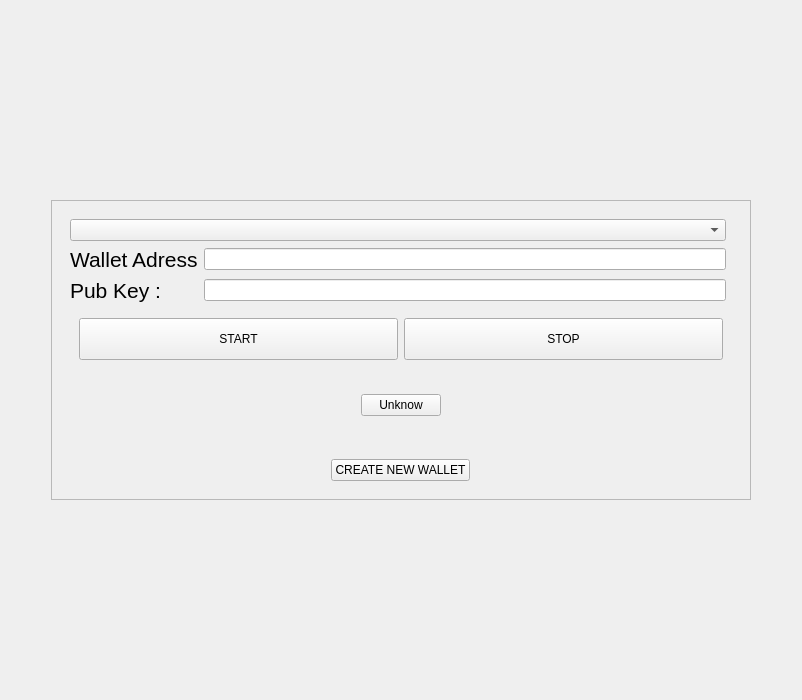
          <widget class="QWidget" name="tab_9">
           <attribute name="title">
            <string>CHAIN</string>
           </attribute>
           <layout class="QGridLayout" name="gridLayout_16">
            <item row="1" column="0">
             <spacer name="horizontalSpacer_8">
              <property name="orientation">
               <enum>Qt::Horizontal</enum>
              </property>
              <property name="sizeHint" stdset="0">
               <size>
                <width>40</width>
                <height>20</height>
               </size>
              </property>
             </spacer>
            </item>
            <item row="0" column="1">
             <spacer name="verticalSpacer_6">
              <property name="orientation">
               <enum>Qt::Vertical</enum>
              </property>
              <property name="sizeHint" stdset="0">
               <size>
                <width>20</width>
                <height>189</height>
               </size>
              </property>
             </spacer>
            </item>
            <item row="1" column="1" rowspan="2" colspan="2">
             <widget class="QFrame" name="frame_20">
              <property name="sizePolicy">
               <sizepolicy hsizetype="Maximum" vsizetype="Maximum">
                <horstretch>0</horstretch>
                <verstretch>0</verstretch>
               </sizepolicy>
              </property>
              <property name="minimumSize">
               <size>
                <width>700</width>
                <height>300</height>
               </size>
              </property>
              <property name="maximumSize">
               <size>
                <width>750</width>
                <height>400</height>
               </size>
              </property>
              <property name="frameShape">
               <enum>QFrame::StyledPanel</enum>
              </property>
              <property name="frameShadow">
               <enum>QFrame::Raised</enum>
              </property>
              <layout class="QVBoxLayout" name="verticalLayout_4">
               <item>
                <widget class="QStackedWidget" name="stackedWidget">
                 <property name="currentIndex">
                  <number>0</number>
                 </property>
                 <widget class="QWidget" name="page">
                  <layout class="QGridLayout" name="gridLayout_8">
                   <item row="2" column="0">
                    <widget class="QLabel" name="label_27">
                     <property name="font">
                      <font>
                       <pointsize>16</pointsize>
                      </font>
                     </property>
                     <property name="text">
                      <string>Pub Key : </string>
                     </property>
                    </widget>
                   </item>
                   <item row="4" column="0" colspan="3">
                    <widget class="QFrame" name="frame_21">
                     <property name="frameShape">
                      <enum>QFrame::NoFrame</enum>
                     </property>
                     <property name="frameShadow">
                      <enum>QFrame::Raised</enum>
                     </property>
                     <layout class="QHBoxLayout" name="horizontalLayout_14">
                      <item>
                       <widget class="QPushButton" name="pushButton_17">
                        <property name="sizePolicy">
                         <sizepolicy hsizetype="Minimum" vsizetype="Minimum">
                          <horstretch>0</horstretch>
                          <verstretch>0</verstretch>
                         </sizepolicy>
                        </property>
                        <property name="text">
                         <string>START</string>
                        </property>
                       </widget>
                      </item>
                      <item>
                       <widget class="QPushButton" name="pushButton_11">
                        <property name="sizePolicy">
                         <sizepolicy hsizetype="Minimum" vsizetype="Minimum">
                          <horstretch>0</horstretch>
                          <verstretch>0</verstretch>
                         </sizepolicy>
                        </property>
                        <property name="text">
                         <string>STOP</string>
                        </property>
                       </widget>
                      </item>
                     </layout>
                    </widget>
                   </item>
                   <item row="5" column="0" colspan="3">
                    <widget class="QFrame" name="frame_29">
                     <property name="frameShape">
                      <enum>QFrame::NoFrame</enum>
                     </property>
                     <property name="frameShadow">
                      <enum>QFrame::Raised</enum>
                     </property>
                     <layout class="QHBoxLayout" name="horizontalLayout_19">
                      <item>
                       <spacer name="horizontalSpacer_12">
                        <property name="orientation">
                         <enum>Qt::Horizontal</enum>
                        </property>
                        <property name="sizeHint" stdset="0">
                         <size>
                          <width>40</width>
                          <height>20</height>
                         </size>
                        </property>
                       </spacer>
                      </item>
                      <item>
                       <widget class="QPushButton" name="pushButton_15">
                        <property name="text">
                         <string>Unknow</string>
                        </property>
                       </widget>
                      </item>
                      <item>
                       <spacer name="horizontalSpacer_11">
                        <property name="orientation">
                         <enum>Qt::Horizontal</enum>
                        </property>
                        <property name="sizeHint" stdset="0">
                         <size>
                          <width>40</width>
                          <height>20</height>
                         </size>
                        </property>
                       </spacer>
                      </item>
                     </layout>
                    </widget>
                   </item>
                   <item row="2" column="1">
                    <widget class="QLineEdit" name="lineEdit_14">
                     <property name="font">
                      <font>
                       <pointsize>9</pointsize>
                      </font>
                     </property>
                     <property name="text">
                      <string/>
                     </property>
                    </widget>
                   </item>
                   <item row="1" column="1">
                    <widget class="QLineEdit" name="lineEdit_31">
                     <property name="font">
                      <font>
                       <pointsize>9</pointsize>
                      </font>
                     </property>
                     <property name="readOnly">
                      <bool>true</bool>
                     </property>
                    </widget>
                   </item>
                   <item row="1" column="0">
                    <widget class="QLabel" name="label_56">
                     <property name="font">
                      <font>
                       <pointsize>16</pointsize>
                      </font>
                     </property>
                     <property name="text">
                      <string>Wallet Adress</string>
                     </property>
                    </widget>
                   </item>
                   <item row="0" column="0" colspan="2">
                    <widget class="QComboBox" name="comboBox">
                     <property name="currentText">
                      <string/>
                     </property>
                    </widget>
                   </item>
                  </layout>
                 </widget>
                 <widget class="QWidget" name="page_2"/>
                </widget>
               </item>
               <item>
                <widget class="QFrame" name="frame_13">
                 <property name="frameShape">
                  <enum>QFrame::NoFrame</enum>
                 </property>
                 <property name="frameShadow">
                  <enum>QFrame::Raised</enum>
                 </property>
                 <layout class="QHBoxLayout" name="horizontalLayout_7">
                  <item>
                   <widget class="QPushButton" name="pushButton_10">
                    <property name="sizePolicy">
                     <sizepolicy hsizetype="Maximum" vsizetype="Minimum">
                      <horstretch>0</horstretch>
                      <verstretch>0</verstretch>
                     </sizepolicy>
                    </property>
                    <property name="minimumSize">
                     <size>
                      <width>0</width>
                      <height>20</height>
                     </size>
                    </property>
                    <property name="maximumSize">
                     <size>
                      <width>16777215</width>
                      <height>200</height>
                     </size>
                    </property>
                    <property name="text">
                     <string>CREATE NEW WALLET</string>
                    </property>
                   </widget>
                  </item>
                 </layout>
                </widget>
               </item>
              </layout>
             </widget>
            </item>
            <item row="3" column="2">
             <spacer name="verticalSpacer_5">
              <property name="orientation">
               <enum>Qt::Vertical</enum>
              </property>
              <property name="sizeHint" stdset="0">
               <size>
                <width>20</width>
                <height>189</height>
               </size>
              </property>
             </spacer>
            </item>
            <item row="1" column="3">
             <spacer name="horizontalSpacer_7">
              <property name="orientation">
               <enum>Qt::Horizontal</enum>
              </property>
              <property name="sizeHint" stdset="0">
               <size>
                <width>40</width>
                <height>20</height>
               </size>
              </property>
             </spacer>
            </item>
           </layout>
          </widget>
